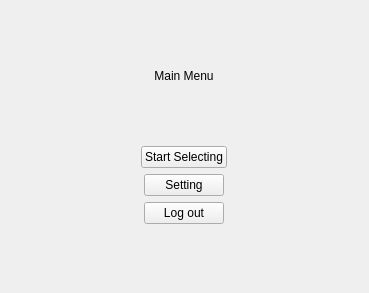
<?xml version="1.0" encoding="UTF-8"?>
<ui version="4.0">
 <class>mainMenu</class>
 <widget class="QWidget" name="mainMenu">
  <property name="geometry">
   <rect>
    <x>0</x>
    <y>0</y>
    <width>369</width>
    <height>293</height>
   </rect>
  </property>
  <property name="windowTitle">
   <string>Form</string>
  </property>
  <property name="styleSheet">
   <string notr="true"/>
  </property>
  <layout class="QVBoxLayout" name="verticalLayout_2">
   <item>
    <spacer name="verticalSpacer_2">
     <property name="orientation">
      <enum>Qt::Vertical</enum>
     </property>
     <property name="sizeHint" stdset="0">
      <size>
       <width>20</width>
       <height>40</height>
      </size>
     </property>
    </spacer>
   </item>
   <item alignment="Qt::AlignHCenter">
    <widget class="QLabel" name="title">
     <property name="styleSheet">
      <string notr="true">font: 500 20pt &quot;思源黑体 CN Medium&quot;;</string>
     </property>
     <property name="text">
      <string>Main Menu</string>
     </property>
     <property name="alignment">
      <set>Qt::AlignCenter</set>
     </property>
    </widget>
   </item>
   <item>
    <spacer name="verticalSpacer">
     <property name="orientation">
      <enum>Qt::Vertical</enum>
     </property>
     <property name="sizeHint" stdset="0">
      <size>
       <width>20</width>
       <height>40</height>
      </size>
     </property>
    </spacer>
   </item>
   <item alignment="Qt::AlignHCenter">
    <widget class="QPushButton" name="start">
     <property name="sizePolicy">
      <sizepolicy hsizetype="Minimum" vsizetype="Fixed">
       <horstretch>0</horstretch>
       <verstretch>0</verstretch>
      </sizepolicy>
     </property>
     <property name="layoutDirection">
      <enum>Qt::LeftToRight</enum>
     </property>
     <property name="styleSheet">
      <string notr="true">font: 10pt &quot;思源黑体 CN&quot;;</string>
     </property>
     <property name="text">
      <string>Start Selecting</string>
     </property>
    </widget>
   </item>
   <item alignment="Qt::AlignHCenter">
    <widget class="QPushButton" name="qSettingPushButton">
     <property name="sizePolicy">
      <sizepolicy hsizetype="Minimum" vsizetype="Fixed">
       <horstretch>0</horstretch>
       <verstretch>0</verstretch>
      </sizepolicy>
     </property>
     <property name="layoutDirection">
      <enum>Qt::LeftToRight</enum>
     </property>
     <property name="styleSheet">
      <string notr="true">font: 10pt &quot;思源黑体 CN&quot;;</string>
     </property>
     <property name="text">
      <string>Setting</string>
     </property>
    </widget>
   </item>
   <item alignment="Qt::AlignHCenter">
    <widget class="QPushButton" name="quit">
     <property name="styleSheet">
      <string notr="true">font: 10pt &quot;思源黑体 CN&quot;;</string>
     </property>
     <property name="text">
      <string>Log out</string>
     </property>
    </widget>
   </item>
   <item>
    <spacer name="verticalSpacer_3">
     <property name="orientation">
      <enum>Qt::Vertical</enum>
     </property>
     <property name="sizeHint" stdset="0">
      <size>
       <width>20</width>
       <height>40</height>
      </size>
     </property>
    </spacer>
   </item>
  </layout>
 </widget>
 <resources/>
 <connections/>
</ui>
